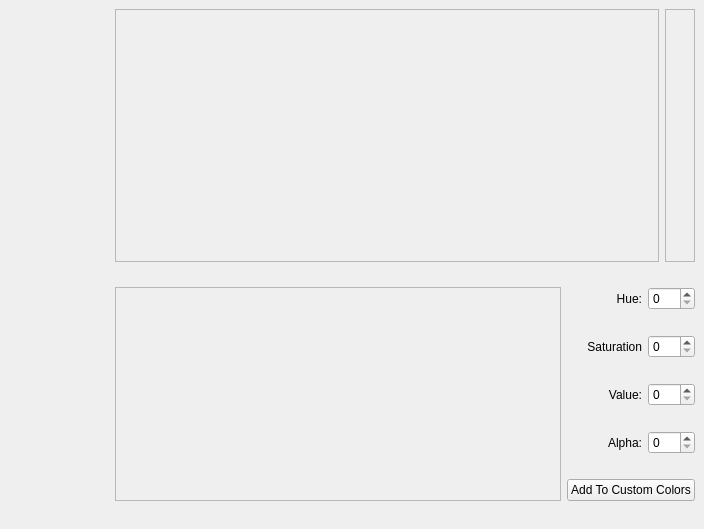
<?xml version="1.0" encoding="UTF-8"?>
<ui version="4.0">
 <class>ShaderOptionsStackedWidget</class>
 <widget class="QStackedWidget" name="ShaderOptionsStackedWidget">
  <property name="geometry">
   <rect>
    <x>0</x>
    <y>0</y>
    <width>704</width>
    <height>529</height>
   </rect>
  </property>
  <property name="windowTitle">
   <string>StackedWidget</string>
  </property>
  <property name="currentIndex">
   <number>0</number>
  </property>
  <widget class="QWidget" name="solidPage">
   <layout class="QVBoxLayout" name="verticalLayout_3">
    <item>
     <layout class="QGridLayout" name="gridLayout_2">
      <item row="0" column="0">
       <layout class="QVBoxLayout" name="verticalLayout_4">
        <item>
         <widget class="BasicColorsWidget" name="basicColorsWidget" native="true">
          <property name="minimumSize">
           <size>
            <width>100</width>
            <height>100</height>
           </size>
          </property>
         </widget>
        </item>
        <item>
         <spacer name="verticalSpacer_3">
          <property name="orientation">
           <enum>Qt::Vertical</enum>
          </property>
          <property name="sizeHint" stdset="0">
           <size>
            <width>20</width>
            <height>40</height>
           </size>
          </property>
         </spacer>
        </item>
       </layout>
      </item>
      <item row="1" column="0">
       <layout class="QVBoxLayout" name="verticalLayout_6">
        <item>
         <widget class="CustomColorsWidget" name="customColorsWidget" native="true">
          <property name="minimumSize">
           <size>
            <width>100</width>
            <height>100</height>
           </size>
          </property>
         </widget>
        </item>
        <item>
         <spacer name="verticalSpacer_4">
          <property name="orientation">
           <enum>Qt::Vertical</enum>
          </property>
          <property name="sizeHint" stdset="0">
           <size>
            <width>20</width>
            <height>40</height>
           </size>
          </property>
         </spacer>
        </item>
       </layout>
      </item>
      <item row="0" column="1">
       <layout class="QHBoxLayout" name="horizontalLayout_4">
        <item>
         <widget class="ColorGradientFrame" name="colorPicker">
          <property name="sizePolicy">
           <sizepolicy hsizetype="Expanding" vsizetype="Expanding">
            <horstretch>0</horstretch>
            <verstretch>0</verstretch>
           </sizepolicy>
          </property>
          <property name="frameShape">
           <enum>QFrame::StyledPanel</enum>
          </property>
          <property name="frameShadow">
           <enum>QFrame::Raised</enum>
          </property>
         </widget>
        </item>
        <item>
         <widget class="ValueSlider" name="valueSlider">
          <property name="minimumSize">
           <size>
            <width>30</width>
            <height>0</height>
           </size>
          </property>
          <property name="frameShape">
           <enum>QFrame::StyledPanel</enum>
          </property>
          <property name="frameShadow">
           <enum>QFrame::Raised</enum>
          </property>
         </widget>
        </item>
       </layout>
      </item>
      <item row="1" column="1">
       <layout class="QGridLayout" name="gridLayout_3">
        <item row="0" column="1">
         <widget class="QLabel" name="label">
          <property name="text">
           <string>Hue:</string>
          </property>
          <property name="alignment">
           <set>Qt::AlignRight|Qt::AlignTrailing|Qt::AlignVCenter</set>
          </property>
         </widget>
        </item>
        <item row="0" column="2">
         <widget class="QSpinBox" name="hueSpin">
          <property name="sizePolicy">
           <sizepolicy hsizetype="Maximum" vsizetype="Fixed">
            <horstretch>0</horstretch>
            <verstretch>0</verstretch>
           </sizepolicy>
          </property>
          <property name="maximum">
           <number>359</number>
          </property>
         </widget>
        </item>
        <item row="2" column="1">
         <widget class="QLabel" name="label_3">
          <property name="text">
           <string>Value:</string>
          </property>
          <property name="alignment">
           <set>Qt::AlignRight|Qt::AlignTrailing|Qt::AlignVCenter</set>
          </property>
         </widget>
        </item>
        <item row="1" column="1">
         <widget class="QLabel" name="label_2">
          <property name="text">
           <string>Saturation</string>
          </property>
          <property name="alignment">
           <set>Qt::AlignRight|Qt::AlignTrailing|Qt::AlignVCenter</set>
          </property>
         </widget>
        </item>
        <item row="3" column="1">
         <widget class="QLabel" name="label_4">
          <property name="text">
           <string>Alpha:</string>
          </property>
          <property name="alignment">
           <set>Qt::AlignRight|Qt::AlignTrailing|Qt::AlignVCenter</set>
          </property>
         </widget>
        </item>
        <item row="1" column="2">
         <widget class="QSpinBox" name="satSpin">
          <property name="sizePolicy">
           <sizepolicy hsizetype="Maximum" vsizetype="Fixed">
            <horstretch>0</horstretch>
            <verstretch>0</verstretch>
           </sizepolicy>
          </property>
          <property name="maximum">
           <number>255</number>
          </property>
         </widget>
        </item>
        <item row="2" column="2">
         <widget class="QSpinBox" name="valSpin">
          <property name="sizePolicy">
           <sizepolicy hsizetype="Maximum" vsizetype="Fixed">
            <horstretch>0</horstretch>
            <verstretch>0</verstretch>
           </sizepolicy>
          </property>
          <property name="maximum">
           <number>255</number>
          </property>
         </widget>
        </item>
        <item row="3" column="2">
         <widget class="QSpinBox" name="alphaSpin">
          <property name="sizePolicy">
           <sizepolicy hsizetype="Maximum" vsizetype="Fixed">
            <horstretch>0</horstretch>
            <verstretch>0</verstretch>
           </sizepolicy>
          </property>
          <property name="maximum">
           <number>255</number>
          </property>
         </widget>
        </item>
        <item row="4" column="1" colspan="2">
         <widget class="QPushButton" name="addToCustomColorsButton">
          <property name="sizePolicy">
           <sizepolicy hsizetype="Minimum" vsizetype="Fixed">
            <horstretch>0</horstretch>
            <verstretch>0</verstretch>
           </sizepolicy>
          </property>
          <property name="text">
           <string>Add To Custom Colors</string>
          </property>
         </widget>
        </item>
        <item row="0" column="0" rowspan="5">
         <widget class="QFrame" name="colorFrame">
          <property name="sizePolicy">
           <sizepolicy hsizetype="Expanding" vsizetype="Preferred">
            <horstretch>0</horstretch>
            <verstretch>0</verstretch>
           </sizepolicy>
          </property>
          <property name="minimumSize">
           <size>
            <width>65</width>
            <height>0</height>
           </size>
          </property>
          <property name="frameShape">
           <enum>QFrame::StyledPanel</enum>
          </property>
          <property name="frameShadow">
           <enum>QFrame::Raised</enum>
          </property>
         </widget>
        </item>
       </layout>
      </item>
     </layout>
    </item>
   </layout>
  </widget>
  <widget class="QWidget" name="gradientPage">
   <layout class="QHBoxLayout" name="horizontalLayout">
    <item>
     <widget class="GradientSliderWidget" name="gradientSliderWidget" native="true">
      <property name="sizePolicy">
       <sizepolicy hsizetype="Preferred" vsizetype="Preferred">
        <horstretch>0</horstretch>
        <verstretch>0</verstretch>
       </sizepolicy>
      </property>
     </widget>
    </item>
    <item>
     <layout class="QVBoxLayout" name="verticalLayout">
      <item>
       <widget class="QListWidget" name="sliderList">
        <property name="sizePolicy">
         <sizepolicy hsizetype="Expanding" vsizetype="Expanding">
          <horstretch>0</horstretch>
          <verstretch>0</verstretch>
         </sizepolicy>
        </property>
       </widget>
      </item>
      <item>
       <layout class="QHBoxLayout" name="horizontalLayout_2">
        <item>
         <widget class="QPushButton" name="addSliderButton">
          <property name="sizePolicy">
           <sizepolicy hsizetype="Expanding" vsizetype="Fixed">
            <horstretch>0</horstretch>
            <verstretch>0</verstretch>
           </sizepolicy>
          </property>
          <property name="text">
           <string>Add Slider</string>
          </property>
         </widget>
        </item>
        <item>
         <widget class="QPushButton" name="removeSliderButton">
          <property name="enabled">
           <bool>false</bool>
          </property>
          <property name="sizePolicy">
           <sizepolicy hsizetype="Expanding" vsizetype="Fixed">
            <horstretch>0</horstretch>
            <verstretch>0</verstretch>
           </sizepolicy>
          </property>
          <property name="text">
           <string>Remove Slider</string>
          </property>
         </widget>
        </item>
       </layout>
      </item>
      <item>
       <widget class="QPushButton" name="presetsButton">
        <property name="sizePolicy">
         <sizepolicy hsizetype="Expanding" vsizetype="Fixed">
          <horstretch>0</horstretch>
          <verstretch>0</verstretch>
         </sizepolicy>
        </property>
        <property name="text">
         <string>Presets...</string>
        </property>
       </widget>
      </item>
     </layout>
    </item>
   </layout>
  </widget>
 </widget>
 <customwidgets>
  <customwidget>
   <class>ColorGradientFrame</class>
   <extends>QFrame</extends>
   <header>Widgets/ColorWidgets/ColorGradientFrame.h</header>
   <container>1</container>
  </customwidget>
  <customwidget>
   <class>ValueSlider</class>
   <extends>QFrame</extends>
   <header>Widgets/ColorWidgets/ValueSlider.h</header>
   <container>1</container>
  </customwidget>
  <customwidget>
   <class>BasicColorsWidget</class>
   <extends>QWidget</extends>
   <header>Widgets/ColorWidgets/BasicColorsWidget.h</header>
   <container>1</container>
  </customwidget>
  <customwidget>
   <class>CustomColorsWidget</class>
   <extends>QWidget</extends>
   <header>Widgets/ColorWidgets/CustomColorsWidget.h</header>
   <container>1</container>
  </customwidget>
  <customwidget>
   <class>GradientSliderWidget</class>
   <extends>QWidget</extends>
   <header>Widgets/ColorWidgets/GradientSliderWidget.h</header>
   <container>1</container>
  </customwidget>
 </customwidgets>
 <resources/>
 <connections/>
</ui>
